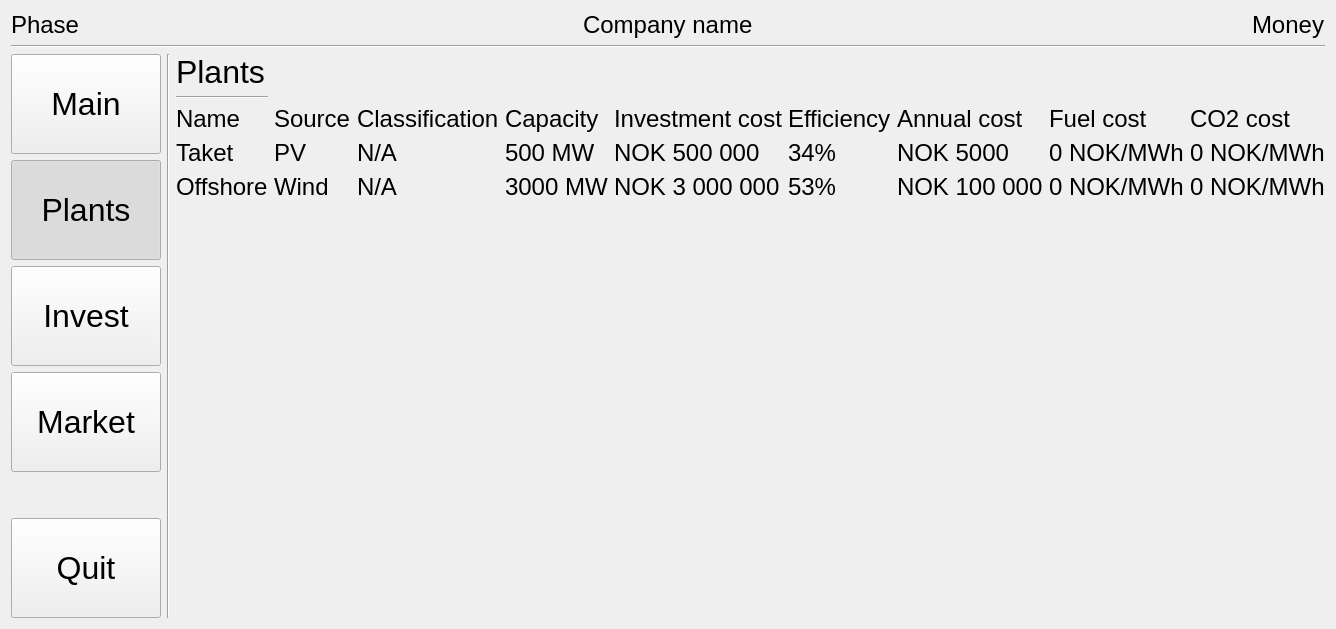
      <widget class="QWidget" name="page_plants">
       <layout class="QVBoxLayout" name="verticalLayout_11">
        <item>
         <layout class="QHBoxLayout" name="horizontalLayout_6">
          <item alignment="Qt::AlignLeft|Qt::AlignTop">
           <widget class="QLabel" name="label_5">
            <property name="sizePolicy">
             <sizepolicy hsizetype="Minimum" vsizetype="Preferred">
              <horstretch>0</horstretch>
              <verstretch>0</verstretch>
             </sizepolicy>
            </property>
            <property name="font">
             <font>
              <pointsize>18</pointsize>
             </font>
            </property>
            <property name="text">
             <string>Phase</string>
            </property>
           </widget>
          </item>
          <item alignment="Qt::AlignHCenter|Qt::AlignTop">
           <widget class="QLabel" name="label_4">
            <property name="sizePolicy">
             <sizepolicy hsizetype="Minimum" vsizetype="Preferred">
              <horstretch>0</horstretch>
              <verstretch>0</verstretch>
             </sizepolicy>
            </property>
            <property name="font">
             <font>
              <pointsize>18</pointsize>
             </font>
            </property>
            <property name="text">
             <string>Company name</string>
            </property>
           </widget>
          </item>
          <item alignment="Qt::AlignRight|Qt::AlignTop">
           <widget class="QLabel" name="label_2">
            <property name="sizePolicy">
             <sizepolicy hsizetype="Minimum" vsizetype="Preferred">
              <horstretch>0</horstretch>
              <verstretch>0</verstretch>
             </sizepolicy>
            </property>
            <property name="font">
             <font>
              <pointsize>18</pointsize>
             </font>
            </property>
            <property name="text">
             <string>Money</string>
            </property>
           </widget>
          </item>
         </layout>
        </item>
        <item>
         <widget class="Line" name="line_10">
          <property name="orientation">
           <enum>Qt::Horizontal</enum>
          </property>
         </widget>
        </item>
        <item>
         <layout class="QHBoxLayout" name="horizontalLayout_7">
          <item>
           <layout class="QVBoxLayout" name="verticalLayout_12">
            <item>
             <widget class="QPushButton" name="pushButton">
              <property name="sizePolicy">
               <sizepolicy hsizetype="Fixed" vsizetype="Fixed">
                <horstretch>0</horstretch>
                <verstretch>0</verstretch>
               </sizepolicy>
              </property>
              <property name="minimumSize">
               <size>
                <width>150</width>
                <height>100</height>
               </size>
              </property>
              <property name="font">
               <font>
                <pointsize>24</pointsize>
               </font>
              </property>
              <property name="text">
               <string>Main</string>
              </property>
             </widget>
            </item>
            <item>
             <widget class="QPushButton" name="pushButton_8">
              <property name="sizePolicy">
               <sizepolicy hsizetype="Fixed" vsizetype="Fixed">
                <horstretch>0</horstretch>
                <verstretch>0</verstretch>
               </sizepolicy>
              </property>
              <property name="minimumSize">
               <size>
                <width>150</width>
                <height>100</height>
               </size>
              </property>
              <property name="font">
               <font>
                <pointsize>24</pointsize>
               </font>
              </property>
              <property name="text">
               <string>Plants</string>
              </property>
              <property name="checkable">
               <bool>true</bool>
              </property>
              <property name="checked">
               <bool>true</bool>
              </property>
             </widget>
            </item>
            <item>
             <widget class="QPushButton" name="pushButton_9">
              <property name="sizePolicy">
               <sizepolicy hsizetype="Fixed" vsizetype="Fixed">
                <horstretch>0</horstretch>
                <verstretch>0</verstretch>
               </sizepolicy>
              </property>
              <property name="minimumSize">
               <size>
                <width>150</width>
                <height>100</height>
               </size>
              </property>
              <property name="font">
               <font>
                <pointsize>24</pointsize>
               </font>
              </property>
              <property name="text">
               <string>Invest</string>
              </property>
             </widget>
            </item>
            <item>
             <widget class="QPushButton" name="pushButton_10">
              <property name="sizePolicy">
               <sizepolicy hsizetype="Fixed" vsizetype="Fixed">
                <horstretch>0</horstretch>
                <verstretch>0</verstretch>
               </sizepolicy>
              </property>
              <property name="minimumSize">
               <size>
                <width>150</width>
                <height>100</height>
               </size>
              </property>
              <property name="font">
               <font>
                <pointsize>24</pointsize>
               </font>
              </property>
              <property name="text">
               <string>Market</string>
              </property>
             </widget>
            </item>
            <item>
             <spacer name="verticalSpacer_4">
              <property name="orientation">
               <enum>Qt::Vertical</enum>
              </property>
              <property name="sizeHint" stdset="0">
               <size>
                <width>20</width>
                <height>40</height>
               </size>
              </property>
             </spacer>
            </item>
            <item>
             <widget class="QPushButton" name="pushButton_11">
              <property name="sizePolicy">
               <sizepolicy hsizetype="Fixed" vsizetype="Fixed">
                <horstretch>0</horstretch>
                <verstretch>0</verstretch>
               </sizepolicy>
              </property>
              <property name="minimumSize">
               <size>
                <width>150</width>
                <height>100</height>
               </size>
              </property>
              <property name="font">
               <font>
                <pointsize>24</pointsize>
               </font>
              </property>
              <property name="text">
               <string>Quit</string>
              </property>
             </widget>
            </item>
           </layout>
          </item>
          <item>
           <widget class="Line" name="line_12">
            <property name="orientation">
             <enum>Qt::Vertical</enum>
            </property>
           </widget>
          </item>
          <item>
           <layout class="QVBoxLayout" name="verticalLayout_13">
            <item>
             <layout class="QGridLayout" name="gridLayout_3">
              <item row="3" column="1">
               <widget class="QLabel" name="label_19">
                <property name="font">
                 <font>
                  <pointsize>18</pointsize>
                 </font>
                </property>
                <property name="text">
                 <string>PV</string>
                </property>
               </widget>
              </item>
              <item row="2" column="0">
               <widget class="QLabel" name="label_6">
                <property name="font">
                 <font>
                  <pointsize>18</pointsize>
                 </font>
                </property>
                <property name="text">
                 <string>Name</string>
                </property>
               </widget>
              </item>
              <item row="3" column="2">
               <widget class="QLabel" name="label_21">
                <property name="font">
                 <font>
                  <pointsize>18</pointsize>
                 </font>
                </property>
                <property name="text">
                 <string>N/A</string>
                </property>
               </widget>
              </item>
              <item row="3" column="3">
               <widget class="QLabel" name="label_24">
                <property name="font">
                 <font>
                  <pointsize>18</pointsize>
                 </font>
                </property>
                <property name="text">
                 <string>500 MW</string>
                </property>
               </widget>
              </item>
              <item row="3" column="4">
               <widget class="QLabel" name="label_25">
                <property name="font">
                 <font>
                  <pointsize>18</pointsize>
                 </font>
                </property>
                <property name="text">
                 <string>NOK 500 000</string>
                </property>
               </widget>
              </item>
              <item row="3" column="5">
               <widget class="QLabel" name="label_26">
                <property name="font">
                 <font>
                  <pointsize>18</pointsize>
                 </font>
                </property>
                <property name="text">
                 <string>34%</string>
                </property>
               </widget>
              </item>
              <item row="2" column="2">
               <widget class="QLabel" name="label_11">
                <property name="font">
                 <font>
                  <pointsize>18</pointsize>
                 </font>
                </property>
                <property name="text">
                 <string>Classification</string>
                </property>
               </widget>
              </item>
              <item row="3" column="7">
               <widget class="QLabel" name="label_28">
                <property name="font">
                 <font>
                  <pointsize>18</pointsize>
                 </font>
                </property>
                <property name="text">
                 <string>0 NOK/MWh</string>
                </property>
               </widget>
              </item>
              <item row="3" column="8">
               <widget class="QLabel" name="label_29">
                <property name="font">
                 <font>
                  <pointsize>18</pointsize>
                 </font>
                </property>
                <property name="text">
                 <string>0 NOK/MWh</string>
                </property>
               </widget>
              </item>
              <item row="3" column="6">
               <widget class="QLabel" name="label_27">
                <property name="font">
                 <font>
                  <pointsize>18</pointsize>
                 </font>
                </property>
                <property name="text">
                 <string>NOK 5000</string>
                </property>
               </widget>
              </item>
              <item row="0" column="0">
               <widget class="QLabel" name="label_8">
                <property name="sizePolicy">
                 <sizepolicy hsizetype="Preferred" vsizetype="Preferred">
                  <horstretch>0</horstretch>
                  <verstretch>0</verstretch>
                 </sizepolicy>
                </property>
                <property name="font">
                 <font>
                  <pointsize>24</pointsize>
                 </font>
                </property>
                <property name="text">
                 <string>Plants</string>
                </property>
               </widget>
              </item>
              <item row="2" column="1">
               <widget class="QLabel" name="label_7">
                <property name="font">
                 <font>
                  <pointsize>18</pointsize>
                 </font>
                </property>
                <property name="text">
                 <string>Source</string>
                </property>
               </widget>
              </item>
              <item row="2" column="8">
               <widget class="QLabel" name="label_17">
                <property name="font">
                 <font>
                  <pointsize>18</pointsize>
                 </font>
                </property>
                <property name="text">
                 <string>CO2 cost</string>
                </property>
               </widget>
              </item>
              <item row="1" column="0">
               <widget class="Line" name="line_13">
                <property name="orientation">
                 <enum>Qt::Horizontal</enum>
                </property>
               </widget>
              </item>
              <item row="2" column="7">
               <widget class="QLabel" name="label_14">
                <property name="font">
                 <font>
                  <pointsize>18</pointsize>
                 </font>
                </property>
                <property name="text">
                 <string>Fuel cost</string>
                </property>
               </widget>
              </item>
              <item row="3" column="0">
               <widget class="QLabel" name="label_18">
                <property name="font">
                 <font>
                  <pointsize>18</pointsize>
                 </font>
                </property>
                <property name="text">
                 <string>Taket </string>
                </property>
               </widget>
              </item>
              <item row="2" column="4">
               <widget class="QLabel" name="label_13">
                <property name="font">
                 <font>
                  <pointsize>18</pointsize>
                 </font>
                </property>
                <property name="text">
                 <string>Investment cost</string>
                </property>
               </widget>
              </item>
              <item row="2" column="3">
               <widget class="QLabel" name="label_12">
                <property name="font">
                 <font>
                  <pointsize>18</pointsize>
                 </font>
                </property>
                <property name="text">
                 <string>Capacity</string>
                </property>
               </widget>
              </item>
              <item row="2" column="5">
               <widget class="QLabel" name="label_9">
                <property name="font">
                 <font>
                  <pointsize>18</pointsize>
                 </font>
                </property>
                <property name="text">
                 <string>Efficiency</string>
                </property>
               </widget>
              </item>
              <item row="2" column="6">
               <widget class="QLabel" name="label_10">
                <property name="font">
                 <font>
                  <pointsize>18</pointsize>
                 </font>
                </property>
                <property name="text">
                 <string>Annual cost</string>
                </property>
               </widget>
              </item>
              <item row="4" column="0">
               <widget class="QLabel" name="label_30">
                <property name="font">
                 <font>
                  <pointsize>18</pointsize>
                 </font>
                </property>
                <property name="text">
                 <string>Offshore</string>
                </property>
               </widget>
              </item>
              <item row="4" column="1">
               <widget class="QLabel" name="label_31">
                <property name="font">
                 <font>
                  <pointsize>18</pointsize>
                 </font>
                </property>
                <property name="text">
                 <string>Wind</string>
                </property>
               </widget>
              </item>
              <item row="4" column="2">
               <widget class="QLabel" name="label_32">
                <property name="font">
                 <font>
                  <pointsize>18</pointsize>
                 </font>
                </property>
                <property name="text">
                 <string>N/A</string>
                </property>
               </widget>
              </item>
              <item row="4" column="3">
               <widget class="QLabel" name="label_33">
                <property name="font">
                 <font>
                  <pointsize>18</pointsize>
                 </font>
                </property>
                <property name="text">
                 <string>3000 MW</string>
                </property>
               </widget>
              </item>
              <item row="4" column="4">
               <widget class="QLabel" name="label_34">
                <property name="font">
                 <font>
                  <pointsize>18</pointsize>
                 </font>
                </property>
                <property name="text">
                 <string>NOK 3 000 000</string>
                </property>
               </widget>
              </item>
              <item row="4" column="5">
               <widget class="QLabel" name="label_35">
                <property name="font">
                 <font>
                  <pointsize>18</pointsize>
                 </font>
                </property>
                <property name="text">
                 <string>53%</string>
                </property>
               </widget>
              </item>
              <item row="4" column="6">
               <widget class="QLabel" name="label_36">
                <property name="font">
                 <font>
                  <pointsize>18</pointsize>
                 </font>
                </property>
                <property name="text">
                 <string>NOK 100 000</string>
                </property>
               </widget>
              </item>
              <item row="4" column="7">
               <widget class="QLabel" name="label_37">
                <property name="font">
                 <font>
                  <pointsize>18</pointsize>
                 </font>
                </property>
                <property name="text">
                 <string>0 NOK/MWh</string>
                </property>
               </widget>
              </item>
              <item row="4" column="8">
               <widget class="QLabel" name="label_38">
                <property name="font">
                 <font>
                  <pointsize>18</pointsize>
                 </font>
                </property>
                <property name="text">
                 <string>0 NOK/MWh</string>
                </property>
               </widget>
              </item>
             </layout>
            </item>
            <item>
             <spacer name="verticalSpacer_5">
              <property name="orientation">
               <enum>Qt::Vertical</enum>
              </property>
              <property name="sizeHint" stdset="0">
               <size>
                <width>20</width>
                <height>40</height>
               </size>
              </property>
             </spacer>
            </item>
            <item>
             <spacer name="horizontalSpacer_4">
              <property name="orientation">
               <enum>Qt::Horizontal</enum>
              </property>
              <property name="sizeHint" stdset="0">
               <size>
                <width>40</width>
                <height>20</height>
               </size>
              </property>
             </spacer>
            </item>
           </layout>
          </item>
         </layout>
        </item>
       </layout>
      </widget>
